Frame 1 (no input): blank canvas, image omitted
Frame 60 (the mouse pressed at the canvas centre just before this capture): blank canvas, image omitted
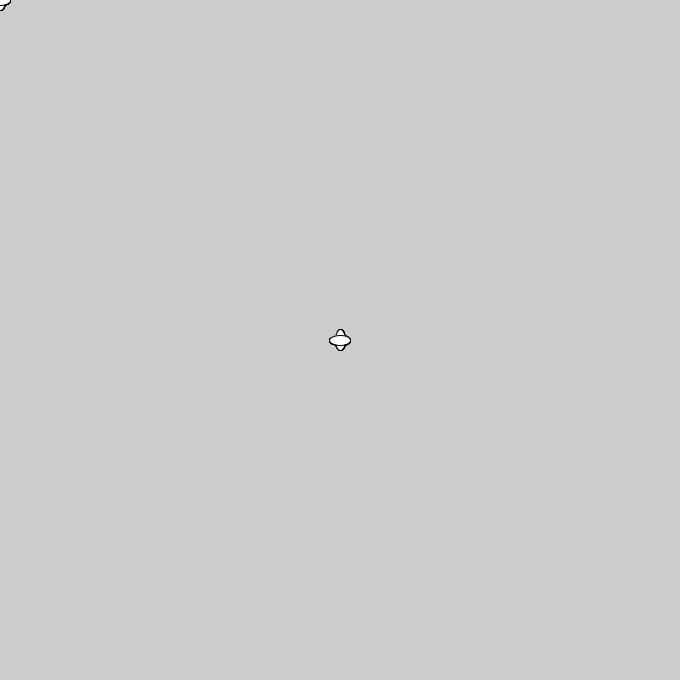
Frame 120 (the mouse held since frame 60 and released just before this capture)

The Processing sketch whose frames 1 and 60 were blank and that drew this single picture after the mouse press (run headless with seeded random() and noise(); from frame 60 on, the mouse is pressed at the canvas centre):

// Processing sketch: processing_176979
// ── processing_176979.pde

void setup() {
  size(680,680);
}

void draw() {
  if (mousePressed) {
    fill(268,394,394);
  } else {
    fill(255,546,734);
  }
  ellipse(mouseX, mouseY, 10, 21);
  ellipse(mouseY, mouseX, 21, 10);
 
}
